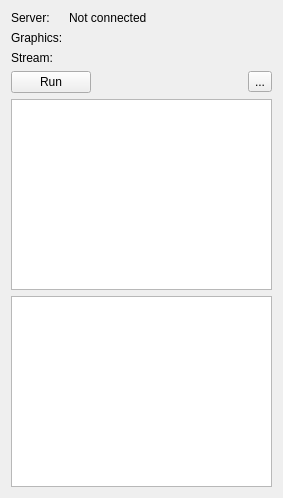
<?xml version="1.0" encoding="UTF-8"?>
<ui version="4.0">
 <class>MainWindow</class>
 <widget class="QMainWindow" name="MainWindow">
  <property name="geometry">
   <rect>
    <x>0</x>
    <y>0</y>
    <width>283</width>
    <height>498</height>
   </rect>
  </property>
  <property name="windowTitle">
   <string>Moonlight UI</string>
  </property>
  <widget class="QWidget" name="centralWidget">
   <layout class="QVBoxLayout" name="verticalLayout">
    <item>
     <layout class="QFormLayout" name="formLayout">
      <item row="0" column="0">
       <widget class="QLabel" name="lblServer">
        <property name="text">
         <string>Server:</string>
        </property>
       </widget>
      </item>
      <item row="0" column="1">
       <widget class="QLabel" name="nameServer">
        <property name="text">
         <string>Not connected</string>
        </property>
       </widget>
      </item>
      <item row="1" column="0">
       <widget class="QLabel" name="lblGraphics">
        <property name="text">
         <string>Graphics:</string>
        </property>
       </widget>
      </item>
      <item row="1" column="1">
       <widget class="QLabel" name="nameGraphics">
        <property name="text">
         <string/>
        </property>
       </widget>
      </item>
      <item row="2" column="0">
       <widget class="QLabel" name="lblStream">
        <property name="text">
         <string>Stream:</string>
        </property>
       </widget>
      </item>
      <item row="2" column="1">
       <widget class="QLabel" name="nameStream">
        <property name="text">
         <string/>
        </property>
       </widget>
      </item>
     </layout>
    </item>
    <item>
     <layout class="QHBoxLayout" name="horizontalLayout">
      <item>
       <widget class="QPushButton" name="runButton">
        <property name="text">
         <string>Run</string>
        </property>
       </widget>
      </item>
      <item>
       <spacer name="hsp1">
        <property name="orientation">
         <enum>Qt::Horizontal</enum>
        </property>
        <property name="sizeHint" stdset="0">
         <size>
          <width>40</width>
          <height>20</height>
         </size>
        </property>
       </spacer>
      </item>
      <item>
       <widget class="QToolButton" name="optionsButton">
        <property name="text">
         <string>...</string>
        </property>
        <property name="popupMode">
         <enum>QToolButton::InstantPopup</enum>
        </property>
       </widget>
      </item>
     </layout>
    </item>
    <item>
     <widget class="QListWidget" name="appList">
      <property name="editTriggers">
       <set>QAbstractItemView::NoEditTriggers</set>
      </property>
     </widget>
    </item>
    <item>
     <widget class="QListWidget" name="logList">
      <property name="editTriggers">
       <set>QAbstractItemView::NoEditTriggers</set>
      </property>
     </widget>
    </item>
   </layout>
  </widget>
  <action name="actionOptions">
   <property name="text">
    <string>Options...</string>
   </property>
  </action>
  <action name="actionPair">
   <property name="text">
    <string>Pair</string>
   </property>
  </action>
  <action name="actionUnpair">
   <property name="text">
    <string>Unpair</string>
   </property>
  </action>
 </widget>
 <layoutdefault spacing="6" margin="11"/>
 <resources/>
 <connections/>
</ui>
